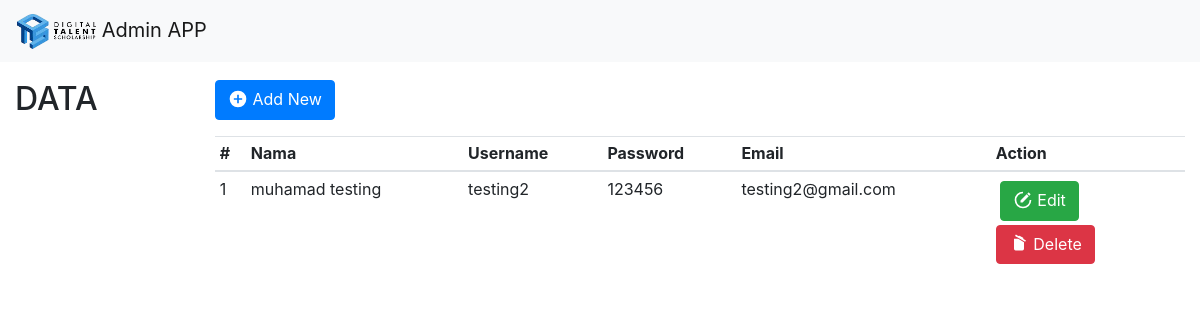
Before: / with the older database file.
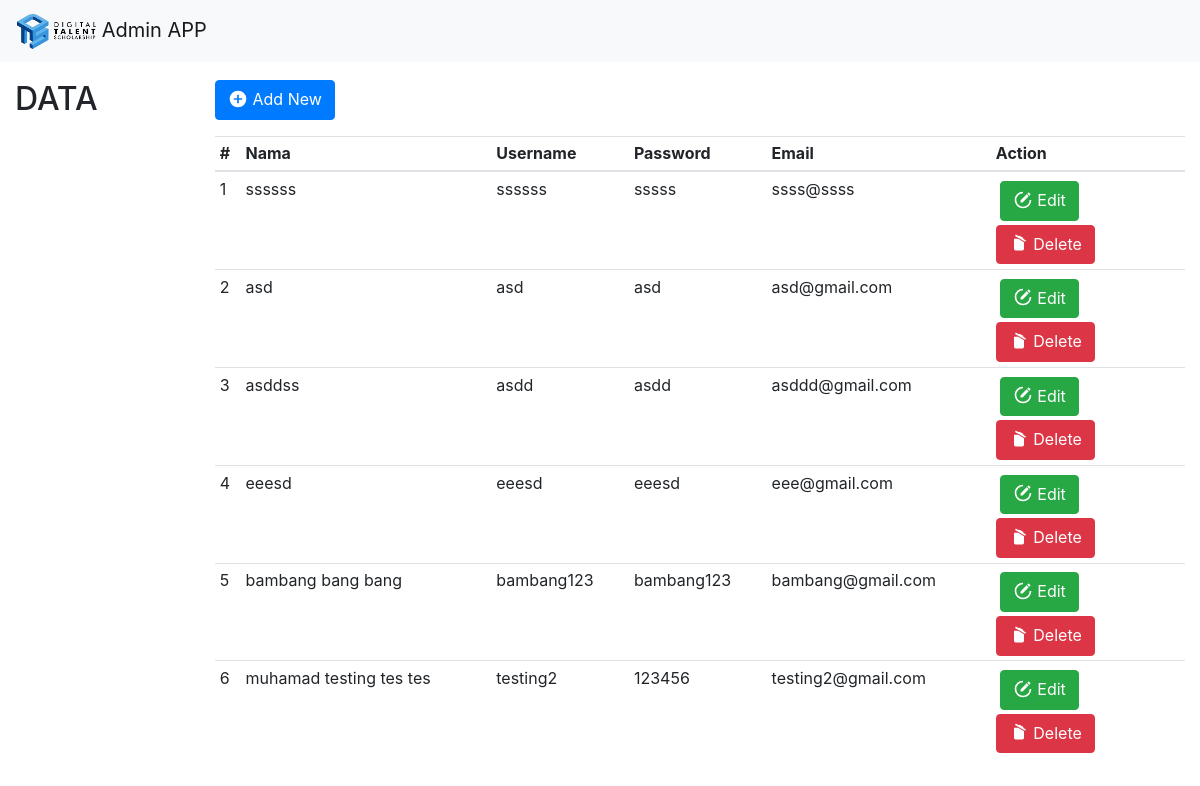
After: the same page with the newer database file.
### tables this page shows
CREATE TABLE `user` (
  `id` int(11) NOT NULL,
  `nama` varchar(40) NOT NULL,
  `username` varchar(30) NOT NULL,
  `password` varchar(30) NOT NULL,
  `email` varchar(50) NOT NULL
);

### config.php (called while the page is built, shortened)
<?php
$WEB_CONFIG = [
	'app_name' => 'Admin APP',
	'base_url' => 'http://localhost/DTS-Tugas-akhir/'
];

### operasi/read.php (the view, shortened to what this page needs)
<?php
$query = "SELECT * FROM user ORDER BY id DESC";
$result = mysqli_query($connect, $query);
 ?>
<a href="<?= $WEB_CONFIG['base_url'] ?>index.php?page=add" class="btn btn-primary mb-3">
	<svg style="width:20px;height:20px" viewBox="0 0 24 24" class="mb-1 m">
	    <path fill="#fff" d="M17,13H13V17H11V13H7V11H11V7H13V11H17M12,2A10,10 0 0,0 2,12A10,10 0 0,0 12,22A10,10 0 0,0 22,12A10,10 0 0,0 12,2Z" />
	</svg> Add New
</a>
<div class="box_table">
	<table class="table table-sm">
		<thead>
			<tr>
				<th>#</th>
				<th>Nama</th>
				<th>Username</th>
				<th>Password</th>
				<th>Email</th>
				<th width="20%">Action</th>
			</tr>
		</thead>
		<tbody>
			<?php $no = 1; ?>
			<?php while($data = mysqli_fetch_array($result)) : ?>
			<tr>
				<td><?= $no ?></td>
				<td><?= $data['nama'] ?></td>
				<td><?= $data['username'] ?></td>
				<td><?= $data['password'] ?></td>
				<td><?= $data['email'] ?></td>
				<td>
					<a href="<?= $WEB_CONFIG['base_url'] ?>index.php?page=update&id=<?= $data['id'] ?>" class="btn btn-success m-1">
					 Edit</a>
					<a href="javascript:alertDelete(<?= $data['id'] ?>);" class="btn btn-danger m1">
					<svg style="width:20px;height:20px" viewBox="0 0 24 24" class="mb-1">
					    <path fill="#fff" d="M20.37,8.91L19.37,10.64L7.24,3.64L8.24,1.91L11.28,3.66L12.64,3.29L16.97,5.79L17.34,7.16L20.37,8.91M6,19V7H11.07L18,11V19A2,2 0 0,1 16,21H8A2,2 0 0,1 6,19Z" />
					</svg> Delete</a>
				</td>
			</tr>
			<?php $no++ ?>
			<?php endwhile; ?>
		</tbody>
	</table>
</div>

Changed rows visible on the page:
added user: nama "ssssss", username "ssssss", password "sssss", email "ssss@ssss"
added user: nama "asd", username "asd", password "asd", email "asd@gmail.com"
added user: nama "asddss", username "asdd", password "asdd", email "asddd@gmail.com"
added user: nama "eeesd", username "eeesd", password "eeesd", email "eee@gmail.com"
added user: nama "bambang bang bang", username "bambang123", password "bambang123", email "bambang@gmail.com"
changed user "testing2": nama "muhamad testing" → "muhamad testing tes tes"
